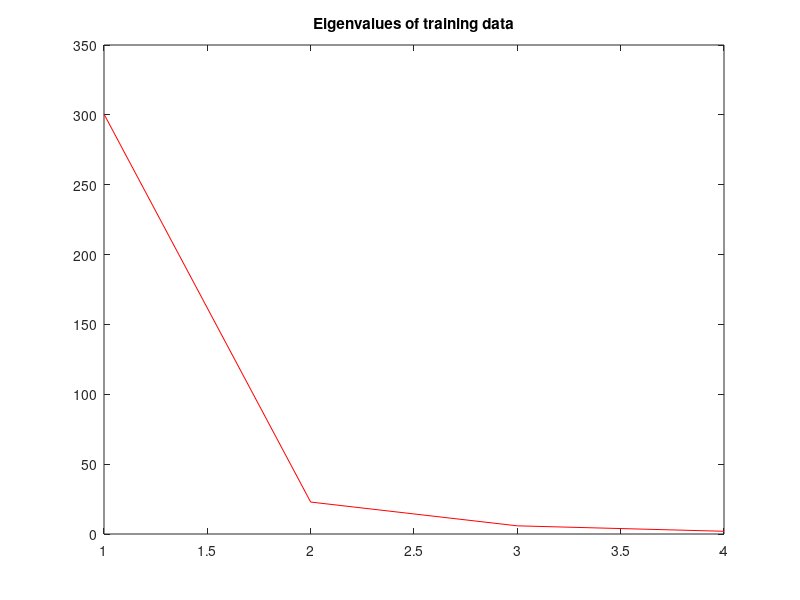

Write MATLAB code to recreate this figure.
training_data = 80;                  
test_data = 150-training_data;

load iris.mat;

ind=randperm(150);
train_iris = data(:,ind(1:training_data));
gnd_train_iris=classes(ind(1:training_data));

test_iris = data(:,ind(training_data+1:end));
gnd_test_iris=classes(ind(training_data+1:end));

Avg =  mean(train_iris,2);

W=train_iris-repmat(Avg,[1 training_data]); 

M=W*W';

[V,D]=eigs(M,size(M,2));

plot(diag(D),'r')
title('Eigenvalues of training data')

U=V./repmat(sqrt(sum(V.^2,1)),[size(V,1) 1]);

coefs=U(:,[1 2])'*W;

num_principal_comp=2;
    
    confmat=zeros(3 );
        
    for i=1:test_data
        T=test_iris(:,i);
        coef=U'*(T-Avg);
        dists=sum((coefs-repmat(coef(1:2),[1 80])).^2,1);
        [~,minind]=min(dists);
        trueclass=gnd_test_iris(i);
        estclass=gnd_train_iris(minind);
        confmat(trueclass,estclass)=confmat(trueclass,estclass)+1;
    end
       
    confmat
